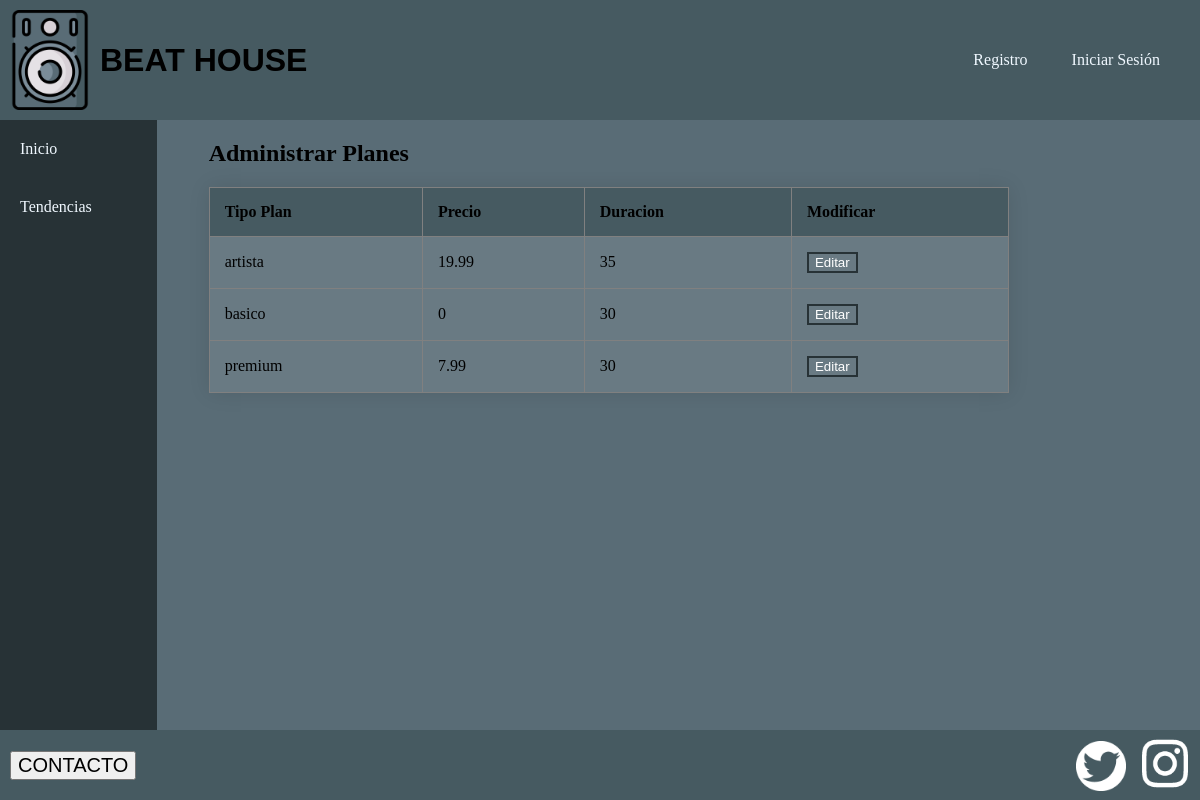
Before: /gestionPlan.php with the older database file.
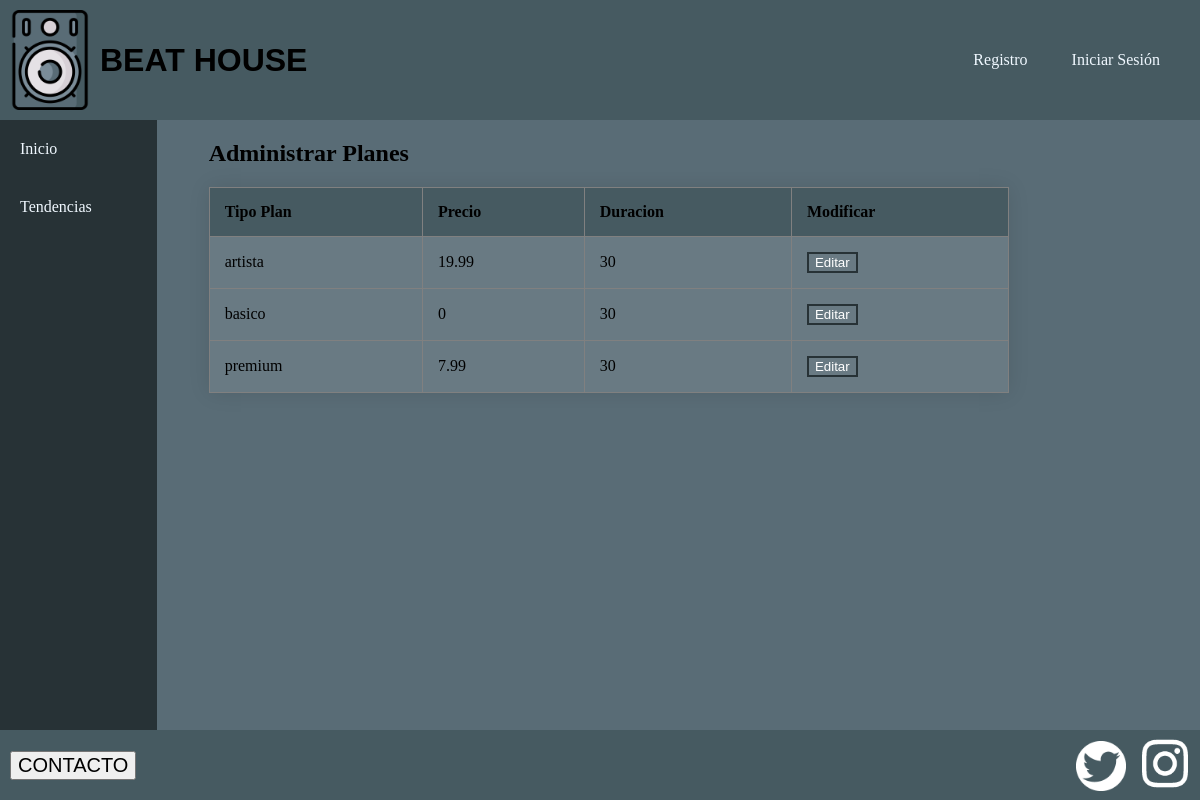
After: the same page with the newer database file.
### tables this page shows
CREATE TABLE `plandepago` (
  `tipoPlan` varchar(20) NOT NULL,
  `precio` float NOT NULL,
  `duracionPlan` varchar(20) NOT NULL
);

### gestionPlan.php (called while the page is built, shortened)
<?php
    $form = new es\ucm\fdi\aw\FormModificarPlan();
    if (isset($_POST['modificarPlan'])) {
        $datosPlan = json_decode($_POST['modificarPlan']);
        $_SESSION['datosPlan'] = $datosPlan;
        $contenidoPrincipal = $form->gestionaModificarDatos($datosPlan);
    }
    else if(isset($_POST['Aplicar'])){
        $datosPlan = $_SESSION['datosPlan'];
        $contenidoPrincipal = $form->gestionaModificarDatos($datosPlan);
    }
    else{
        $contenidoPrincipal = es\ucm\fdi\aw\Admin::mostrarPlanes();
    }
    require RAIZ_APP . "/vistas/plantillas/plantilla.php";

### includes/Admin.php (the view, shortened to what this page needs)
<?php
class Admin
{
    public static function mostrarPlanes()
    {
        $conn = Aplicacion::getInstance()->getConexionBd();
        $consulta = "SELECT * FROM plandepago";
        $resultado = $conn->query($consulta);
        $contenidoPrincipal = "<div class='divPlanes'><h1>Administrar Planes</h1>";
        $contenidoPrincipal .= "<table class='tablaAdmin' border='1'>";
        $contenidoPrincipal .= "<thead><tr><th>Tipo Plan</th><th>Precio</th><th>Duracion</th><th>Modificar</th></tr></thead>";
        while ($fila = $resultado->fetch_assoc()) {
            $contenidoPrincipal .= "<tr>";
            $contenidoPrincipal .= "<td>" . $fila['tipoPlan'] . "</td>";
            $contenidoPrincipal .= "<td>" . $fila['precio'] . "</td>";
            $contenidoPrincipal .= "<td>" . $fila['duracionPlan'] . "</td>";
            $info = [$fila['tipoPlan'], $fila['precio'], $fila['duracionPlan']];
            $datos = json_encode($info);
            $contenidoPrincipal .= "<td>
                <form action='gestionPlan.php' method='POST'>
                    <button type='submit' class='btn' name='modificarPlan' value='{$datos}'>Editar</button>
                </form>
            </td>";
            $contenidoPrincipal .= "</tr>";
            $contenidoPrincipal .= "</tr>";
        }
        $contenidoPrincipal .= "</table></div>";
        return $contenidoPrincipal;
    }
}

### includes/vistas/plantillas/plantilla.php (shortened to what this page needs)
<!DOCTYPE html>
<html lang="en">
<head>
    <link id="estilo" rel="stylesheet" type="text/css" href="<?=RUTA_CSS?>/estiloPagina.css">
    <link id="estilo" rel="stylesheet" type="text/css" href="<?=RUTA_CSS?>/swipe.css">
    <link rel="stylesheet" href="<?=RUTA_CSS?>/estiloreproductor.css">
    <link rel="stylesheet" href="https://cdnjs.cloudflare.com/ajax/libs/font-awesome/5.13.0/css/all.min.css">
    <link rel="stylesheet" href="https://cdnjs.cloudflare.com/ajax/libs/font-awesome/4.7.0/css/font-awesome.min.css">
    <link rel="stylesheet" href="<?=RUTA_CSS?>/buscador.css">
</head>
<body>
    <?php
        require(RAIZ_APP.'/vistas/comun/cabecera.php');
    ?>
    <main class= "main">
        <?php
            require(RAIZ_APP.'/vistas/comun/sidebarIzq.php');
        ?>
        <section class="panelCentral">
            <div class="contenidoPrincipal">
                <?=$contenidoPrincipal?>
            </div>
        </section>
    </main>
    <?php
        require(RAIZ_APP.'/vistas/comun/footer.php');
    ?>
</body>
</html>

### includes/vistas/comun/cabecera.php
<?php
function mostrarSaludo() {
	if (isset($_SESSION['login']) && ($_SESSION['login']===true)) {
        return "Bienvenido, " . es\ucm\fdi\aw\Usuario::opcionesUsuario();
	} else {
		return "<ul>
        <li><a href='registro.php'>Registro</a></li>
        <li><a href='login.php'>Iniciar Sesión</a></li>
    </ul>";
	}
}
?>
<header class="header">
        <div class="logo-titulo">
            <img src="<?=RUTA_IMGS?>/Altavoz2.png" alt="logo" class="logo">
            <h1>BEAT HOUSE</h1>
        </div>
        <div class="usuario">
            <?= mostrarSaludo(); ?>
        </div>
</header>

### includes/vistas/comun/sidebarIzq.php (shortened to what this page needs)
<section class="panelIzquierdo">
    <?php
        if(!isset($_SESSION['login'])){
            echo"<ul>
                    <li><a href='index.php'>Inicio</a></li>
                    <li><a href='tendencias.php'>Tendencias</a></li>
                </ul>";
        }
    ?>
</section>

### includes/vistas/comun/footer.php
<footer class="footer">
        <a href="contacto.php"><button class="botonContacto">CONTACTO</button></a>
        <div class="redesSociales">
                <a href="https://twitter.com/BeatHouseAW" target="_blank"><img src="<?= RUTA_IMGS ?>/logoTwitter.png" alt="twitter" class="logoTw"></a>
                <a href="https://www.instagram.com/beatthouse" target="_blank"><img src="<?= RUTA_IMGS ?>/logoInsta.png" alt="instagram" class="logoInsta"></a>
        </div>
</footer>

### css/estiloPagina.css (style rules this page uses)
.header img { width: 100px; height: 100px; padding-top: 10px; padding-bottom: 10px; }
.header h1 { font-family: sans-serif; }
.header { background-color: #465A61; display: flex; justify-content: space-between; }
.logo-titulo { display: flex; justify-content: space-between; align-items: center; }
.usuario { display: flex; align-items: center; justify-content: space-between; padding-right: 20px; color: whitesmoke; }
.usuario ul { margin: 0; padding: 0; list-style: none; }
.usuario a { text-decoration: none; color: aliceblue; }
.usuario ul li { display: inline-block; }
.usuario ul li a { display: block; padding: 20px; border-radius: 5px; }
body { background-color: #596C76; margin: 0; display: flex; flex-direction: column; }
.main { width: 100%; height: calc(100vh - 190px); display: flex; justify-content: center; align-items: center; }
.panelIzquierdo { width: 15%; height: 100%; background-color: #273236; }
.panelIzquierdo ul { height: 100%; margin: 0; padding: 0; list-style: none; }
.panelIzquierdo a { text-decoration: none; color: aliceblue; }
.panelIzquierdo ul li { display: block; }
.panelIzquierdo ul li a { display: block; padding: 20px; }
.panelCentral { width: 100%; height: 100%; }
.contenidoPrincipal { width: 100%; height: calc(100vh - 340px); display: block; overflow-y: auto; }
footer { background-color: #465A61; width: 100%; height: 70px; display: flex; align-items: center; justify-content: space-between; }
.botonContacto { font-family: sans-serif; font-size: 20px; margin-left: 10px; }
.logoTw { width: 50px; height: 50px; }
.logoInsta { width: 70px; height: 55px; }
.tablaAdmin { width: 800px; border-collapse: collapse; overflow: hidden; box-shadow: 0 0 20px rgba(0,0,0,0.1); }
.tablaAdmin th, td { padding: 15px; background-color: rgba(255, 255, 255, 0.096); color: black; }
.tablaAdmin th { text-align: left; }
.tablaAdmin thead th { background-color: #465A61; }
.btn { cursor: pointer; background: transparent; border: 2px solid #273236; outline: none; transition: 1s ease-in-out; color: white; }
.divAdmins, .divCanciones, .divPlanes { margin-left: 5%; }

Changed rows visible on the page:
changed plandepago "artista": duracionPlan "35" → "30"
